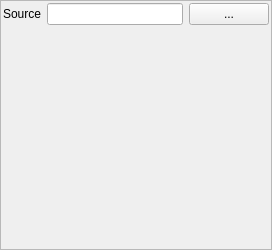
<?xml version="1.0" encoding="UTF-8"?>
<ui version="4.0">
 <class>ScriptWidget</class>
 <widget class="QFrame" name="ScriptWidget">
  <property name="geometry">
   <rect>
    <x>0</x>
    <y>0</y>
    <width>272</width>
    <height>250</height>
   </rect>
  </property>
  <property name="windowTitle">
   <string>Frame</string>
  </property>
  <property name="frameShape">
   <enum>QFrame::StyledPanel</enum>
  </property>
  <property name="frameShadow">
   <enum>QFrame::Raised</enum>
  </property>
  <layout class="QFormLayout" name="formLayout">
   <property name="fieldGrowthPolicy">
    <enum>QFormLayout::AllNonFixedFieldsGrow</enum>
   </property>
   <property name="leftMargin">
    <number>2</number>
   </property>
   <property name="topMargin">
    <number>2</number>
   </property>
   <property name="rightMargin">
    <number>2</number>
   </property>
   <property name="bottomMargin">
    <number>2</number>
   </property>
   <item row="0" column="0">
    <widget class="QLabel" name="sourceLabel">
     <property name="text">
      <string>Source</string>
     </property>
    </widget>
   </item>
   <item row="0" column="1">
    <widget class="QWidget" name="sourceWidget" native="true">
     <layout class="QHBoxLayout" name="horizontalLayout">
      <property name="leftMargin">
       <number>0</number>
      </property>
      <property name="topMargin">
       <number>0</number>
      </property>
      <property name="rightMargin">
       <number>0</number>
      </property>
      <property name="bottomMargin">
       <number>0</number>
      </property>
      <item>
       <widget class="QLineEdit" name="sourceEdit"/>
      </item>
      <item>
       <widget class="QPushButton" name="browseSourceButton">
        <property name="text">
         <string>...</string>
        </property>
       </widget>
      </item>
     </layout>
    </widget>
   </item>
  </layout>
 </widget>
 <resources/>
 <connections/>
</ui>
